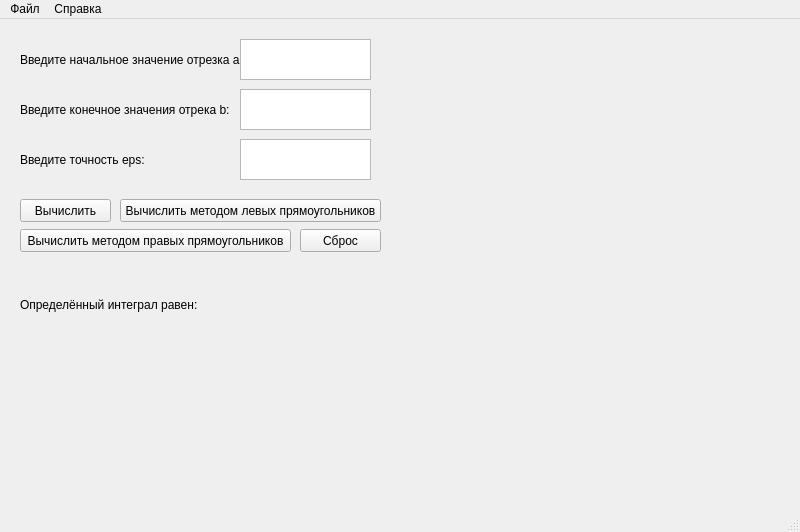
<?xml version="1.0" encoding="UTF-8"?>
<ui version="4.0">
 <class>MainWindow</class>
 <widget class="QMainWindow" name="MainWindow">
  <property name="geometry">
   <rect>
    <x>0</x>
    <y>0</y>
    <width>800</width>
    <height>532</height>
   </rect>
  </property>
  <property name="windowTitle">
   <string>MainWindow</string>
  </property>
  <widget class="QWidget" name="centralwidget">
   <widget class="QLabel" name="label">
    <property name="geometry">
     <rect>
      <x>20</x>
      <y>20</y>
      <width>221</width>
      <height>41</height>
     </rect>
    </property>
    <property name="text">
     <string>Введите начальное значение отрезка a:</string>
    </property>
   </widget>
   <widget class="QLabel" name="label_2">
    <property name="geometry">
     <rect>
      <x>20</x>
      <y>70</y>
      <width>221</width>
      <height>41</height>
     </rect>
    </property>
    <property name="text">
     <string>Введите конечное значения отрека b:</string>
    </property>
   </widget>
   <widget class="QLabel" name="label_3">
    <property name="geometry">
     <rect>
      <x>20</x>
      <y>120</y>
      <width>221</width>
      <height>41</height>
     </rect>
    </property>
    <property name="text">
     <string>Введите точность eps:</string>
    </property>
   </widget>
   <widget class="QTextEdit" name="textEdit">
    <property name="geometry">
     <rect>
      <x>240</x>
      <y>20</y>
      <width>131</width>
      <height>41</height>
     </rect>
    </property>
   </widget>
   <widget class="QTextEdit" name="textEdit_2">
    <property name="geometry">
     <rect>
      <x>240</x>
      <y>70</y>
      <width>131</width>
      <height>41</height>
     </rect>
    </property>
   </widget>
   <widget class="QTextEdit" name="textEdit_3">
    <property name="geometry">
     <rect>
      <x>240</x>
      <y>120</y>
      <width>131</width>
      <height>41</height>
     </rect>
    </property>
   </widget>
   <widget class="QPushButton" name="pushButton">
    <property name="geometry">
     <rect>
      <x>20</x>
      <y>180</y>
      <width>91</width>
      <height>23</height>
     </rect>
    </property>
    <property name="text">
     <string>Вычислить</string>
    </property>
   </widget>
   <widget class="QPushButton" name="pushButton_2">
    <property name="geometry">
     <rect>
      <x>300</x>
      <y>210</y>
      <width>81</width>
      <height>23</height>
     </rect>
    </property>
    <property name="text">
     <string>Сброс</string>
    </property>
   </widget>
   <widget class="QLabel" name="label_4">
    <property name="geometry">
     <rect>
      <x>20</x>
      <y>260</y>
      <width>181</width>
      <height>51</height>
     </rect>
    </property>
    <property name="text">
     <string>Определённый интеграл равен:</string>
    </property>
   </widget>
   <widget class="QLabel" name="label_5">
    <property name="geometry">
     <rect>
      <x>200</x>
      <y>260</y>
      <width>191</width>
      <height>51</height>
     </rect>
    </property>
    <property name="text">
     <string/>
    </property>
   </widget>
   <widget class="QLabel" name="label_6">
    <property name="geometry">
     <rect>
      <x>400</x>
      <y>20</y>
      <width>381</width>
      <height>431</height>
     </rect>
    </property>
    <property name="text">
     <string/>
    </property>
    <property name="pixmap">
     <pixmap>D:\programs\PR1_python\Graphics\graphic.jpg</pixmap>
    </property>
   </widget>
   <widget class="QPushButton" name="pushButton_3">
    <property name="geometry">
     <rect>
      <x>120</x>
      <y>180</y>
      <width>261</width>
      <height>23</height>
     </rect>
    </property>
    <property name="text">
     <string>Вычислить методом левых прямоугольников</string>
    </property>
   </widget>
   <widget class="QPushButton" name="pushButton_4">
    <property name="geometry">
     <rect>
      <x>20</x>
      <y>210</y>
      <width>271</width>
      <height>23</height>
     </rect>
    </property>
    <property name="text">
     <string>Вычислить методом правых прямоугольников</string>
    </property>
   </widget>
  </widget>
  <widget class="QMenuBar" name="menubar">
   <property name="geometry">
    <rect>
     <x>0</x>
     <y>0</y>
     <width>800</width>
     <height>21</height>
    </rect>
   </property>
   <widget class="QMenu" name="menu">
    <property name="title">
     <string>Файл</string>
    </property>
    <addaction name="action"/>
   </widget>
   <widget class="QMenu" name="menu_2">
    <property name="title">
     <string>Справка</string>
    </property>
    <addaction name="action_2"/>
   </widget>
   <addaction name="menu"/>
   <addaction name="menu_2"/>
  </widget>
  <widget class="QStatusBar" name="statusbar"/>
  <action name="action">
   <property name="text">
    <string>Выход</string>
   </property>
  </action>
  <action name="action_2">
   <property name="text">
    <string>Об авторах</string>
   </property>
  </action>
 </widget>
 <resources/>
 <connections>
  <connection>
   <sender>pushButton_2</sender>
   <signal>clicked()</signal>
   <receiver>textEdit</receiver>
   <slot>clear()</slot>
   <hints>
    <hint type="sourcelabel">
     <x>347</x>
     <y>222</y>
    </hint>
    <hint type="destinationlabel">
     <x>305</x>
     <y>61</y>
    </hint>
   </hints>
  </connection>
  <connection>
   <sender>pushButton_2</sender>
   <signal>clicked()</signal>
   <receiver>textEdit_2</receiver>
   <slot>clear()</slot>
   <hints>
    <hint type="sourcelabel">
     <x>347</x>
     <y>222</y>
    </hint>
    <hint type="destinationlabel">
     <x>305</x>
     <y>111</y>
    </hint>
   </hints>
  </connection>
  <connection>
   <sender>pushButton_2</sender>
   <signal>clicked()</signal>
   <receiver>textEdit_3</receiver>
   <slot>clear()</slot>
   <hints>
    <hint type="sourcelabel">
     <x>347</x>
     <y>222</y>
    </hint>
    <hint type="destinationlabel">
     <x>305</x>
     <y>161</y>
    </hint>
   </hints>
  </connection>
  <connection>
   <sender>pushButton_2</sender>
   <signal>clicked()</signal>
   <receiver>label_6</receiver>
   <slot>clear()</slot>
   <hints>
    <hint type="sourcelabel">
     <x>347</x>
     <y>222</y>
    </hint>
    <hint type="destinationlabel">
     <x>590</x>
     <y>256</y>
    </hint>
   </hints>
  </connection>
  <connection>
   <sender>action</sender>
   <signal>triggered()</signal>
   <receiver>MainWindow</receiver>
   <slot>close()</slot>
   <hints>
    <hint type="sourcelabel">
     <x>-1</x>
     <y>-1</y>
    </hint>
    <hint type="destinationlabel">
     <x>399</x>
     <y>265</y>
    </hint>
   </hints>
  </connection>
 </connections>
</ui>
